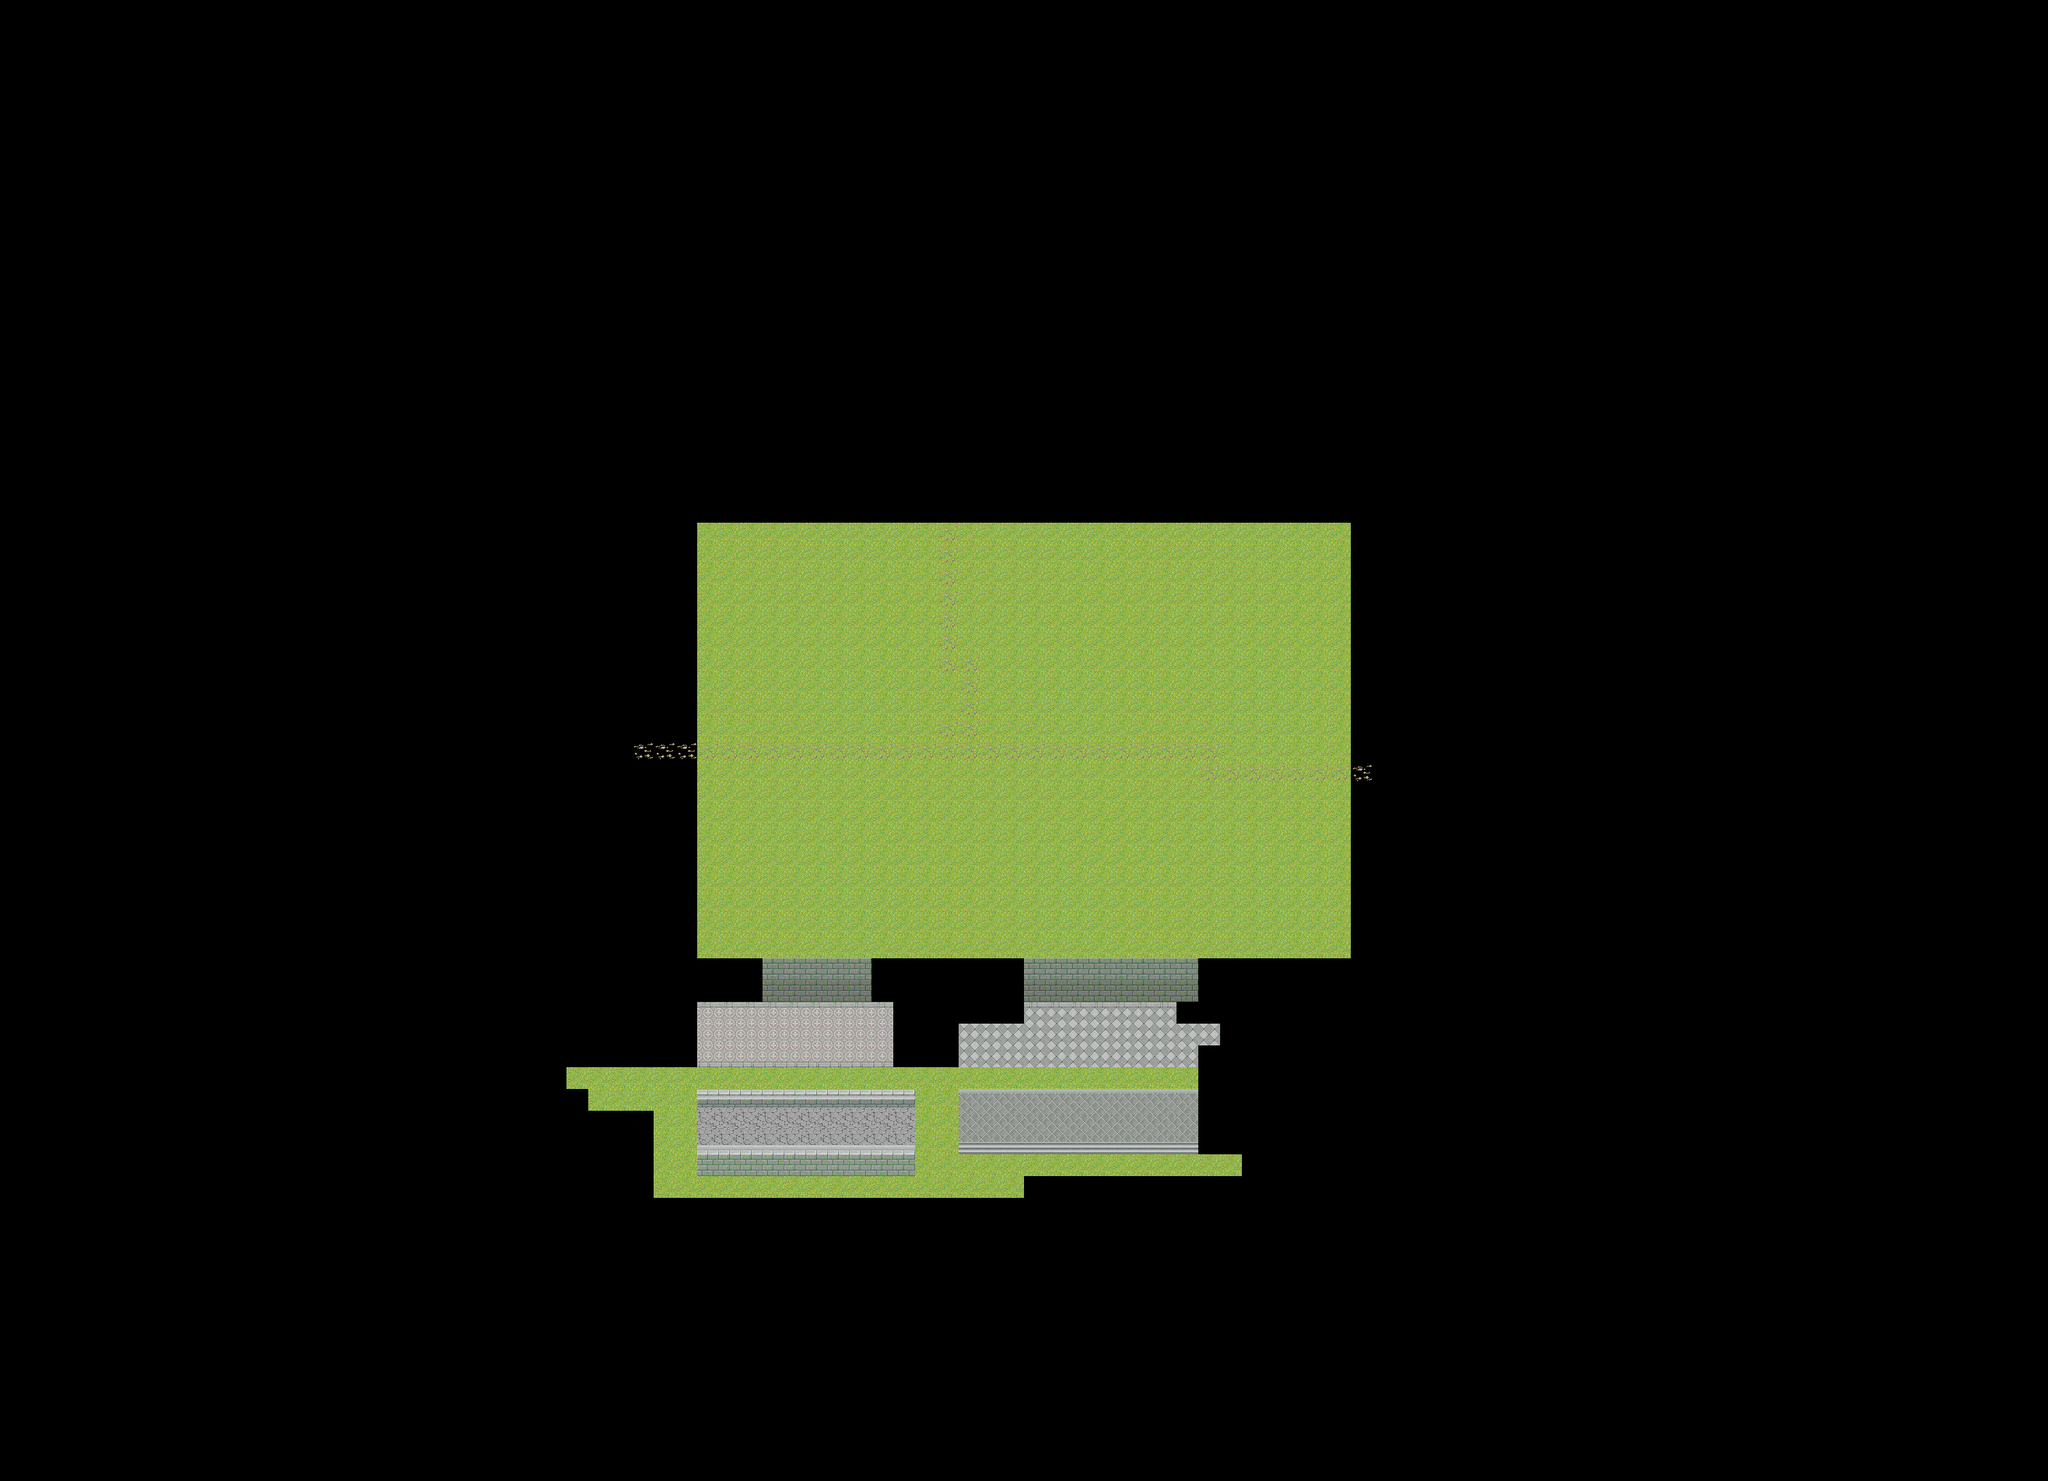

Rendered tile map (Tiled .tmx) drawn with the repository's tilesets; below, a short description and the map source with its tile grids summarised:
An orthogonal 94x68 tile map with 32x32 px tiles, 6 tile layers (Tile Layer 1, Tile Layer 2, Tile Layer 3, Tile Layer 4, ...) and 3 objects (player, event).

<map version="1.0" tiledversion="1.0.2" orientation="orthogonal" renderorder="right-down" width="94" height="68" tilewidth="32" tileheight="32" nextobjectid="9">
 <tileset firstgid="1" source="../img/RPGmakerXPMegaTileset_Edited.tsx" />
 <layer name="Tile Layer 1" width="94" height="68">
  <data>[6392 cells, 600 non-empty, 1 distinct tile ids]</data>
 </layer>
 <layer name="Tile Layer 2" width="94" height="68">
  <data>[6392 cells, 281 non-empty, 19 distinct tile ids]</data>
 </layer>
 <layer name="Tile Layer 3" width="94" height="68">
  <data>[6392 cells, 0 non-empty, 0 distinct tile ids]</data>
 </layer>
 <layer name="Tile Layer 4" width="94" height="68">
  <data>[6392 cells, 0 non-empty, 0 distinct tile ids]</data>
 </layer>
 <layer name="Tile Layer 5" width="94" height="68">
  <data>[6392 cells, 0 non-empty, 0 distinct tile ids]</data>
 </layer>
 <layer name="Tile Layer 6" width="94" height="68">
  <data>[6392 cells, 0 non-empty, 0 distinct tile ids]</data>
 </layer>
 <objectgroup name="Object Layer 1">
  <object id="6" x="1376" y="768" width="32" height="32">
   <properties>
    <property name="destination" value="home_exterior" />
   </properties>
  </object>
  <object id="7" name="player" type="player" x="1376" y="832" width="32" height="32" />
  <object id="8" name="event" type="event" x="1952" y="1120" width="32" height="32">
   <properties>
    <property name="destination" value="wild_field_1" />
   </properties>
  </object>
 </objectgroup>
</map>
